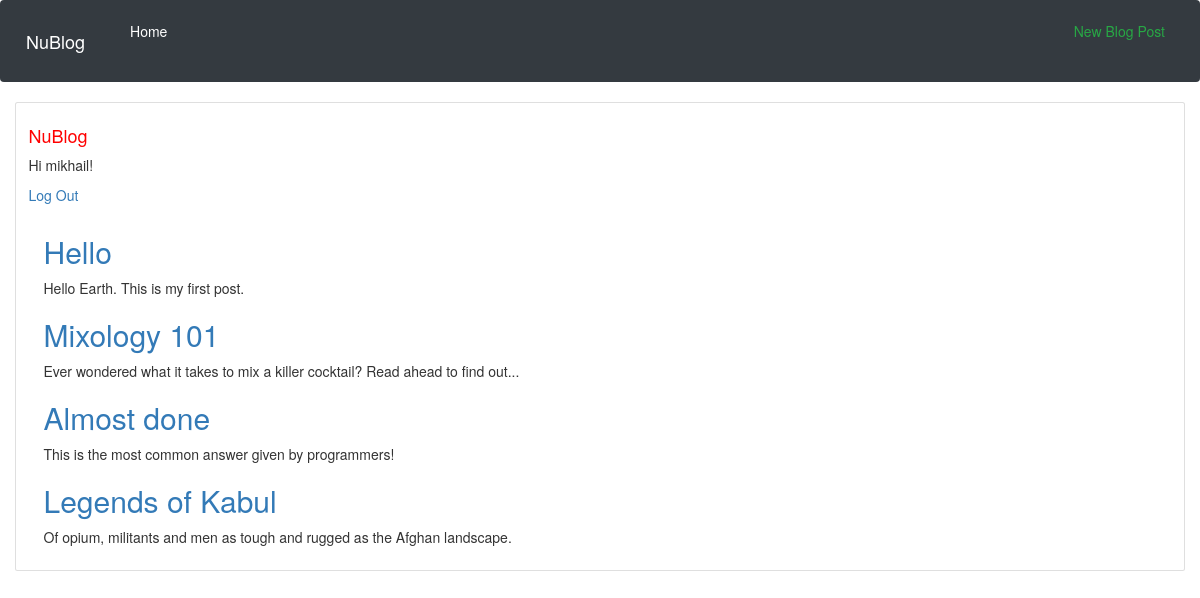
The app's page / (signed in) with its own data.
### blog/models.py (models this page shows, shortened)
class Post(models.Model):
    title = models.CharField(max_length=200)
    author = models.ForeignKey('auth.User',on_delete=models.CASCADE,)
    body = models.TextField()

### blog/views.py (the view)
# urls.py: path('', BlogListView.as_view(), name='home'),
class BlogListView(ListView):
    model = Post
    template_name = 'home.html'

### blog/templates/home.html
{% extends 'base.html' %}
{% block content %}
<div class="col-lg-12">
{% for post in object_list %}
<div class="post-entry">
    <h2><a href="{% url 'post_detail' post.pk %}">{{ post.title }}</a></h2>
    <p>{{ post.body }}</p>
</div>
{% endfor %}
</div>
{% endblock content %}

### blog/templates/base.html (shortened to what this page needs)
{% load static %}
<html>
    <head>
        <link href="{% static 'css/base.css' %}" rel="stylesheet">
        <link href="{% static 'css/bootstrap.css' %}" rel="stylesheet">
        <link rel="stylesheet" href="https://cdnjs.cloudflare.com/ajax/libs/twitter-bootstrap/3.3.7/css/bootstrap.min.css">
        <link rel="stylesheet" href="https://cdnjs.cloudflare.com/ajax/libs/font-awesome/4.7.0/css/font-awesome.min.css">
        </head>
        <body>
            <nav class="navbar navbar-expand-sm navbar-dark bg-dark">
                <a class="navbar-brand" href="{% url 'home' %}">NuBlog</a>
                <div class="collapse navbar-collapse" id="collapsibleNavId">
                    <ul class="navbar-nav mr-auto mt-2 mt-lg-0">
                        <li class="nav-item active">
                            <a class="nav-link" href="{% url 'home' %}">Home <span class="sr-only">(current)</span></a>
                        </li>
                      </ul>
                    <div class="navbar navbar-right">
                        <a href="{% url 'post_new' %}"><button class="btn btn-outline-success my-2 my-sm-0" type="button">New Blog Post</button></a>
                        </div>
                </div>
            </nav>
                <div class="container-fluid">
                    <div class="row">
                        <div class="col-lg col-md col-sm col-xs">
<div class="card">
    <div class="card-body">
        <h4 class="card-title"><a href="{% url 'home' %}" class="nulink">NuBlog</a></h4>
        <p class="card-text">
            {% if user.is_authenticated %}
            <p>Hi {{ user.username }}!</p>
            <p><a href="{% url 'logout' %}">Log Out</a></p>
            {% else %}
            <p>You are not logged in.</p>
            <a href="{% url 'login' %}">Log In</a>
            {% endif %}
            {% block content %}
            {% endblock content %}
        </p>
    </div>
</div>
                        </div>
                    </div>
                </div>
    </body>
</html>

### static/css/base.css (style rules this page uses)
.nulink { color:red; }

### records on screen
Post: title "Hello", body "Hello Earth. This is my first post."
Post: title "Mixology 101", body "Ever wondered what it takes to mix a killer cocktail? Read ahead to find out..."
Post: title "Almost done", body "This is the most common answer given by programmers!"
Post: title "Legends of Kabul", body "Of opium, militants and men as tough and rugged as the Afghan landscape."

### other values on screen
{{ user.username }} "mikhail"
